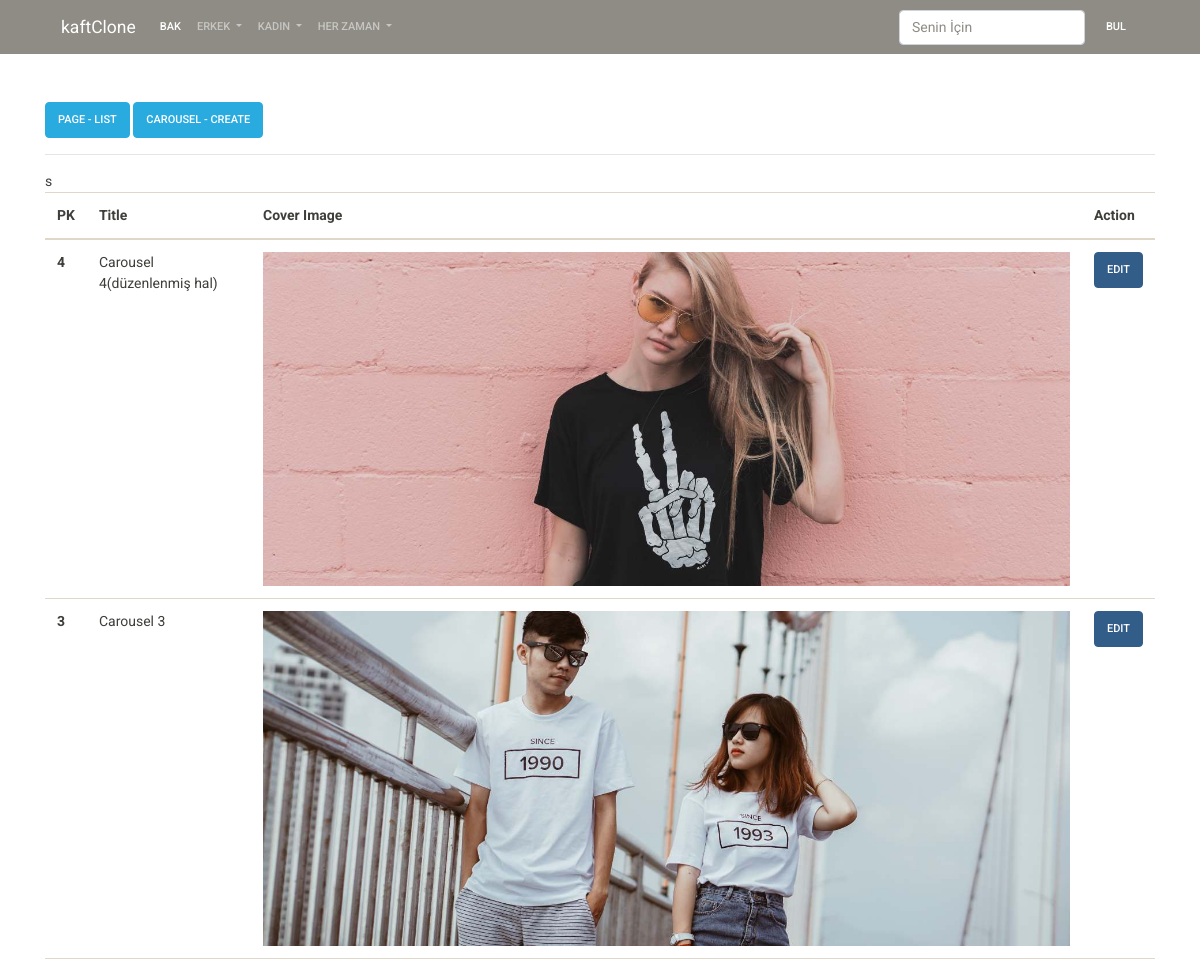
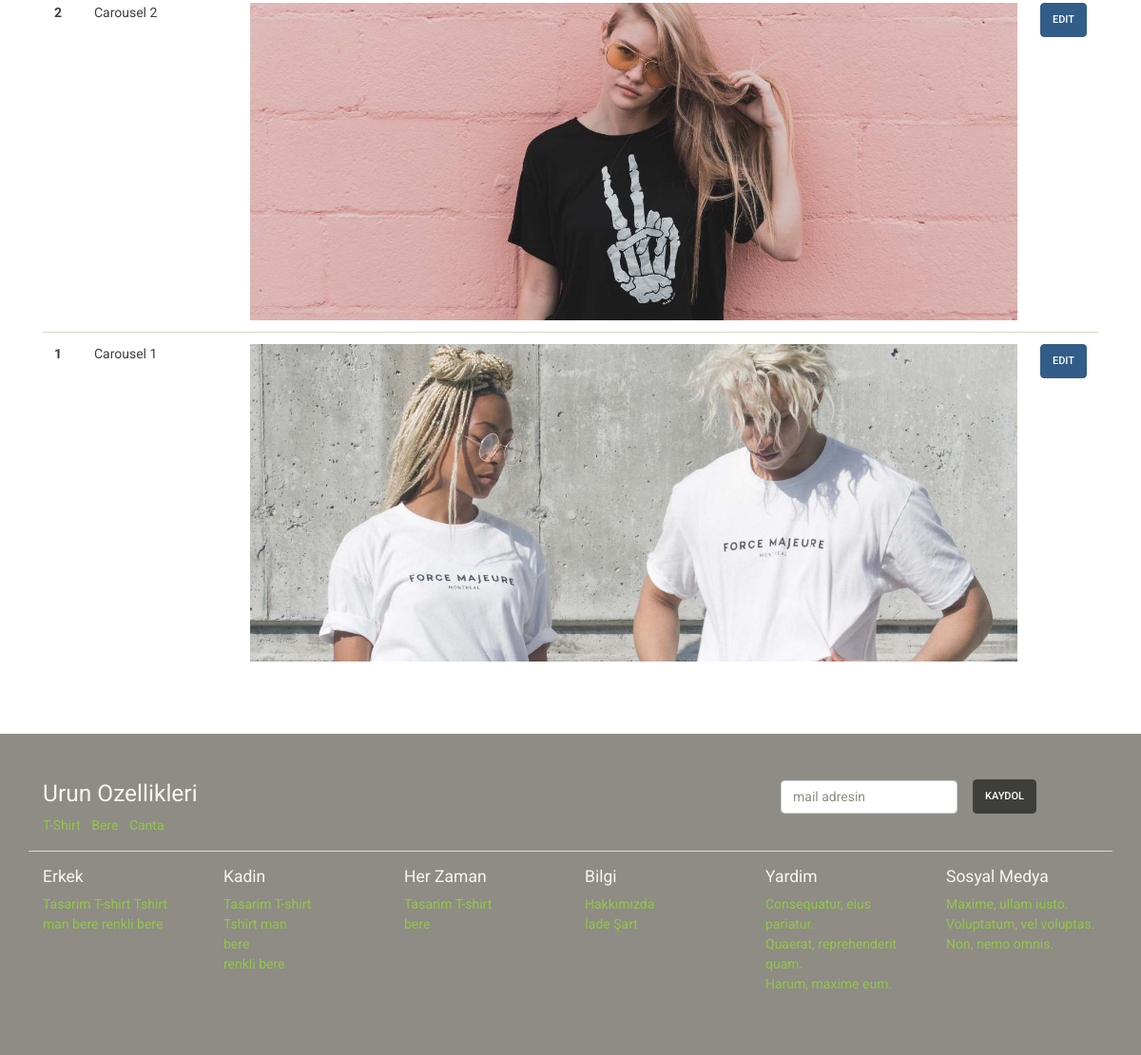
Screenshot of /manage/carousel/list/ with the database file from the repository (2 pictures, top to bottom).
### page/models.py (models this page shows)
class Carousel(models.Model):
    title = models.CharField(max_length=200, blank=True, null=True)
    cover_image = models.ImageField(
        upload_to = 'carousel',
        null = True,
        blank= True,
    )
    status = models.CharField(
        default=DEFAULT_STATUS,
        choices=STATUS,
        max_length=10
    )
    createt_at = models.DateTimeField(auto_now_add=True)
    updated_at = models.DateTimeField(auto_now=True)

class Page(models.Model):
    title = models.CharField(max_length=200)
    slug = models.SlugField(
        max_length=200,
        default="",
    )
    content = models.TextField()
    cover_image = models.ImageField(
        upload_to = 'page',
        null = True,
        blank = True,
    )
    status = models.CharField(
        default=DEFAULT_STATUS,
        choices=STATUS,
        max_length=10
    )
    createt_at = models.DateTimeField(auto_now_add=True)
    updated_at = models.DateTimeField(auto_now=True)

### product/models.py (models this page shows, shortened)
class Category(models.Model):
    title = models.CharField(max_length=200)
    slug = models.SlugField(
        max_length=200,
        default=""
    )
    status = models.CharField(
        default=DEFAULT_STATUS,
        choices=STATUS,
        max_length=10
    )
    gender = models.CharField(
        max_length=6,
        default="unisex",
        choices=GENDER_CHOICE,
    )
    createt_at = models.DateTimeField(auto_now_add=True)
    updated_at = models.DateTimeField(auto_now=True)

### page/views.py (the view)
# urls.py: path('carousel/list/', carousel_list, name='carousel_list'),
def carousel_list(request):
    context = dict()
    context['carousel'] = Carousel.objects.all().order_by('-pk')
    return render(request, 'manage/carousel_list.html', context)

### kaft_clone/nav_context.py (called while the page is built)
def nav_data(request):
    context = dict()
    context['categories'] = Category.objects.filter(
        status=STATUS
    ).order_by('title')
    context['pages'] = Page.objects.filter(
        status = STATUS
    ).order_by('title')
    return context

### templates/manage/carousel_list.html
{% extends 'base/base.html' %}
{% block content %}
<div class="container mt-5">
    <div class="row">
        <div class="col-sm-12">
            <a href="{% url 'page_list' %}" class="btn btn-info">Page - List </a>
            <a href="{% url 'carousel_create' %}" class="btn btn-info">Carousel - Create </a>
            <hr>
            <table class="table">
                <thead>
                    <tr>
                        <th scope="col">PK</th>
                        <th scope="col">Title</th>
                        <th scope="col">Cover Image</th>s
                        <th scope="col">Action</th>
                    </tr>
                </thead>
                <tbody>
                    {% for item in carousel %}
                <tr>
                <th scope="row">{{ item.pk }}</th>
                <td>{{ item.title }}</td>
                <td>
                    {% if item.cover_image %}
                    <img src="{{ item.cover_image.url }}" class="w-100">
                    {% else %}
                        Gorsel Yok
                    {% endif %}
                </td>
                    <td><a href="{% url 'carousel_update' item.pk %}" class="btn btn-primary">Edit</a></td>
                </tr>
                {% endfor %}
                </tbody>
            </table>
        </div>
    </div>
</div>
{% endblock content %}

### templates/base/components/footer.html (shortened to what this page needs)
<div class="bg-dark py-5 mt-5">
    <div class="container">
        <div class="row">
            <div class="col-sm-8">
                <h3 class="text-light">Urun Ozellikleri</h3>
                <ul class="list-inline">
                    <li class="list-inline-item">
                        <a href="">T-Shirt</a>
                    </li>
                    <li class="list-inline-item">
                        <a href="">Bere</a>
                    </li>
                    <li class="list-inline-item">
                        <a href="">Canta</a>
                    </li>
                </ul>
            </div>
            <div class="col-sm-4">
                <form class="form-inline">
                    <div class="form-group mx-sm-3 mb-2">
                        <input type="email" class="form-control" id="ebulten" placeholder="mail adresin">
                    </div>
                    <button type="submit" class="btn btn-dark mb-2">Kaydol</button>
                    </form>
            </div>
        </div>
        <div class="row border-top mb-3"></div>
        <div class="row">
            <div class="col-sm-2">
                <h5 class="text-light">Erkek</h5>
                <ul class="list-unstyled">
                    {% for item in categories %}
                        {% if item.gender == "men" or item.gender == "unisex" %}
                            <a class="list-item" href="{% url 'category_show' category_slug=item.slug %}">
                            {{ item.title }}
                            </a>
                        {% endif %}
                    {% endfor %}
                </ul>
            </div>
            <div class="col-sm-2">
                <h5 class="text-light">Kadin</h5>
                <ul class="list-unstyled">
                    {% for item in categories %}
                        {% if item.gender == "men" or item.gender == "unisex" %}
                        <li class="list-item">
                        <a class="" href="{% url 'category_show' category_slug=item.slug %}">
                           {{ item.title }}
                        </a>
                        </li>
                        {% endif %}
                    {% endfor %}
                </ul>
            </div>
            <div class="col-sm-2">
                <h5 class="text-light">Her Zaman</h5>
                <ul class="list-unstyled">
                    {% for item in categories %}
                        {% if item.gender == "unisex" %}
                            <li class="list-item">
                            <a class="" href="{% url 'category_show' category_slug=item.slug %}">
                                {{ item.title }}
                            </a>
                            </li>
                        {% endif %}
                    {% endfor %}
                </ul>
            </div>
            <div class="col-sm-2">
                <h5 class="text-light">Bilgi</h5>
                <ul class="list-unstyled">
                    {% for item in pages %}
                        <li>
                            <a href="{% url 'page_show' slug=item.slug %}">
                            {{ item.title }}
                            </a>
                        </li>
                    {% endfor %}
                </ul>
            </div>
            <div class="col-sm-2">
                <h5 class="text-light">Yardim</h5>
                <ul class="list-unstyled">
                    <li><a href="">Consequatur, eius pariatur.</a></li>
                    <li><a href="">Quaerat, reprehenderit quam.</a></li>
                    <li><a href="">Harum, maxime eum.</a></li>
                </ul>
            </div>
            <div class="col-sm-2">
                <h5 class="text-light">Sosyal Medya</h5>
                <ul class="list-unstyled text-white">
                    <li><a href="" >Maxime, ullam iusto.</a></li>
                    <li><a href="" >Voluptatum, vel voluptas.</a></li>
                    <li><a href="" >Non, nemo omnis.</a></li>
                </ul>
            </div>
        </div>
    </div>
</div>

### rows the page displays
Carousel: pk "4", title "Carousel 4(düzenlenmiş hal)", cover_image (picture)
Carousel: pk "3", title "Carousel 3", cover_image (picture)
Carousel: pk "2", title "Carousel 2", cover_image (picture)
Carousel: pk "1", title "Carousel 1", cover_image (picture)
Category: title "Tasarim T-shirt"
Category: title "Tshirt man"
Category: title "bere"
Category: title "renkli bere"
Page: title "Hakkımızda"
Page: title "İade Şart"
